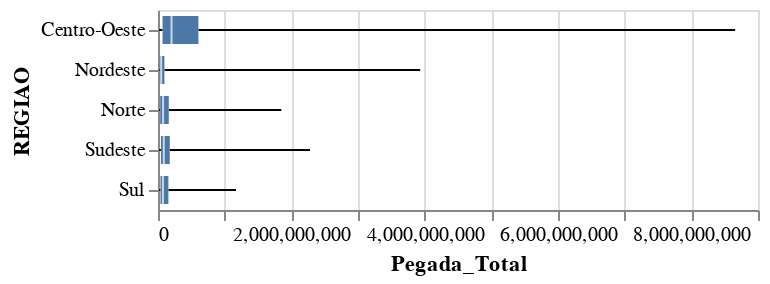

Write notebook code for a chart like this one.
### Code cell
# Create a boxplot using Altair
boxplot = alt.Chart(df_greater_than_median).mark_boxplot(extent='min-max').encode(
    x='Pegada_Total',
    y='REGIAO'
)

# Display the boxplot
boxplot

### Figure 1 — Vega-Lite specification as saved in the notebook (floating-point values rounded to 4 significant figures; data arrays with more than 128 entries replaced by an {"elided": "..."} marker saying what was removed)
{"config": {"view": {"continuousWidth": 300, "continuousHeight": 300}}, "data": {"name": "data-646f72dcd0e69a38cf2f67374bf00ac7"}, "mark": {"type": "boxplot", "extent": "min-max"}, "encoding": {"x": {"field": "Pegada_Total", "type": "quantitative"}, "y": {"field": "REGIAO", "type": "nominal"}}, "$schema": "https://vega.github.io/schema/vega-lite/v5.16.3.json", "datasets": {"data-646f72dcd0e69a38cf2f67374bf00ac7": {"elided": "2749 records"}}}
